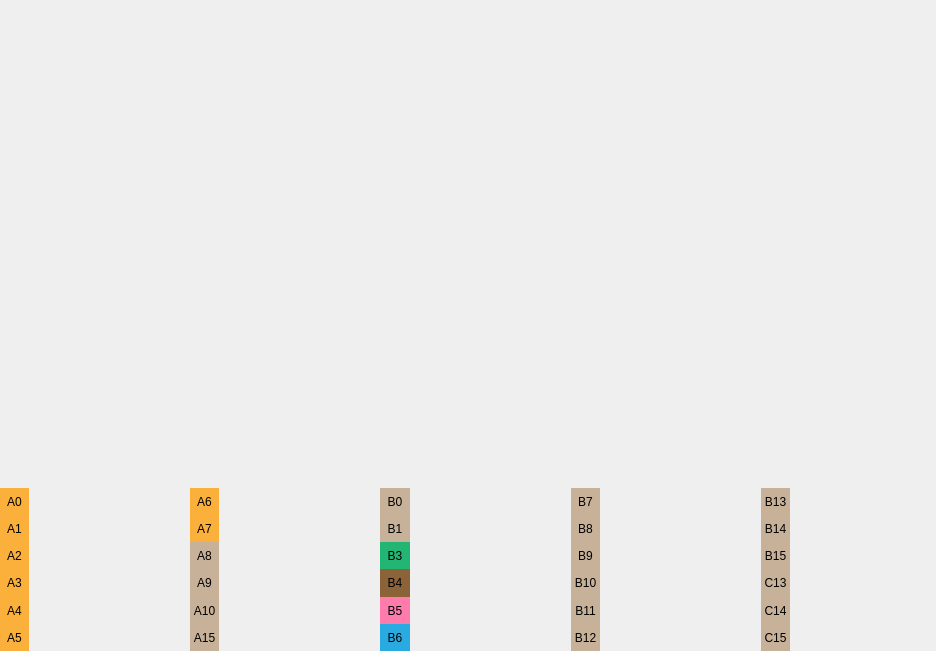
<?xml version="1.0" encoding="UTF-8"?>
<ui version="4.0">
 <class>PinsContrLite</class>
 <widget class="QWidget" name="PinsContrLite">
  <property name="geometry">
   <rect>
    <x>0</x>
    <y>0</y>
    <width>936</width>
    <height>651</height>
   </rect>
  </property>
  <layout class="QVBoxLayout" name="verticalLayout" stretch="11,0,4">
   <property name="spacing">
    <number>0</number>
   </property>
   <property name="leftMargin">
    <number>0</number>
   </property>
   <property name="topMargin">
    <number>0</number>
   </property>
   <property name="rightMargin">
    <number>0</number>
   </property>
   <property name="bottomMargin">
    <number>0</number>
   </property>
   <item>
    <widget class="QLabel" name="label_contrLiteImage">
     <property name="sizePolicy">
      <sizepolicy hsizetype="Ignored" vsizetype="Ignored">
       <horstretch>0</horstretch>
       <verstretch>0</verstretch>
      </sizepolicy>
     </property>
     <property name="text">
      <string notr="true"/>
     </property>
     <property name="pixmap">
      <pixmap resource="../resources.qrc">:/Images/pinout.png</pixmap>
     </property>
     <property name="scaledContents">
      <bool>true</bool>
     </property>
     <property name="alignment">
      <set>Qt::AlignCenter</set>
     </property>
    </widget>
   </item>
   <item>
    <spacer name="verticalSpacer">
     <property name="orientation">
      <enum>Qt::Vertical</enum>
     </property>
     <property name="sizeType">
      <enum>QSizePolicy::Preferred</enum>
     </property>
     <property name="sizeHint" stdset="0">
      <size>
       <width>20</width>
       <height>40</height>
      </size>
     </property>
    </spacer>
   </item>
   <item>
    <layout class="QGridLayout" name="layoutG_pins" rowstretch="1,1,1,1,1,1,0" columnstretch="1,5,0,1,5,0,1,5,0,1,5,0,1,5">
     <property name="rightMargin">
      <number>0</number>
     </property>
     <property name="spacing">
      <number>0</number>
     </property>
     <item row="5" column="0">
      <widget class="QLabel" name="text_6">
       <property name="styleSheet">
        <string notr="true">background-color: rgba(251, 176, 59, 255);
color: rgb(0, 0, 0);</string>
       </property>
       <property name="text">
        <string notr="true">A5</string>
       </property>
       <property name="alignment">
        <set>Qt::AlignCenter</set>
       </property>
      </widget>
     </item>
     <item row="0" column="9">
      <widget class="QLabel" name="text_19">
       <property name="styleSheet">
        <string notr="true">background-color: rgba(199, 178, 153, 255);
color: rgb(0, 0, 0);</string>
       </property>
       <property name="text">
        <string notr="true">B7</string>
       </property>
       <property name="alignment">
        <set>Qt::AlignCenter</set>
       </property>
      </widget>
     </item>
     <item row="2" column="3">
      <widget class="QLabel" name="text_9">
       <property name="styleSheet">
        <string notr="true">background-color: rgba(199, 178, 153, 255);
color: rgb(0, 0, 0);</string>
       </property>
       <property name="text">
        <string notr="true">A8</string>
       </property>
       <property name="alignment">
        <set>Qt::AlignCenter</set>
       </property>
      </widget>
     </item>
     <item row="0" column="11">
      <spacer name="horizontalSpacer_4">
       <property name="orientation">
        <enum>Qt::Horizontal</enum>
       </property>
       <property name="sizeType">
        <enum>QSizePolicy::Fixed</enum>
       </property>
       <property name="sizeHint" stdset="0">
        <size>
         <width>15</width>
         <height>10</height>
        </size>
       </property>
      </spacer>
     </item>
     <item row="0" column="5">
      <spacer name="horizontalSpacer_2">
       <property name="orientation">
        <enum>Qt::Horizontal</enum>
       </property>
       <property name="sizeType">
        <enum>QSizePolicy::Fixed</enum>
       </property>
       <property name="sizeHint" stdset="0">
        <size>
         <width>15</width>
         <height>10</height>
        </size>
       </property>
      </spacer>
     </item>
     <item row="3" column="6">
      <widget class="QLabel" name="text_16">
       <property name="styleSheet">
        <string notr="true">background-color: rgba(140, 98, 57, 255);
color: rgb(0, 0, 0);</string>
       </property>
       <property name="text">
        <string notr="true">B4</string>
       </property>
       <property name="alignment">
        <set>Qt::AlignCenter</set>
       </property>
      </widget>
     </item>
     <item row="5" column="9">
      <widget class="QLabel" name="text_24">
       <property name="styleSheet">
        <string notr="true">background-color: rgba(199, 178, 153, 255);
color: rgb(0, 0, 0);</string>
       </property>
       <property name="text">
        <string notr="true">B12</string>
       </property>
       <property name="alignment">
        <set>Qt::AlignCenter</set>
       </property>
      </widget>
     </item>
     <item row="0" column="8">
      <spacer name="horizontalSpacer_3">
       <property name="orientation">
        <enum>Qt::Horizontal</enum>
       </property>
       <property name="sizeType">
        <enum>QSizePolicy::Fixed</enum>
       </property>
       <property name="sizeHint" stdset="0">
        <size>
         <width>15</width>
         <height>10</height>
        </size>
       </property>
      </spacer>
     </item>
     <item row="5" column="6">
      <widget class="QLabel" name="text_18">
       <property name="styleSheet">
        <string notr="true">background-color: rgba(41, 171, 226, 255);
color: rgb(0, 0, 0);</string>
       </property>
       <property name="text">
        <string notr="true">B6</string>
       </property>
       <property name="alignment">
        <set>Qt::AlignCenter</set>
       </property>
      </widget>
     </item>
     <item row="2" column="6">
      <widget class="QLabel" name="text_15">
       <property name="styleSheet">
        <string notr="true">background-color: rgba(34, 181, 115, 255);
color: rgb(0, 0, 0);</string>
       </property>
       <property name="text">
        <string notr="true">B3</string>
       </property>
       <property name="alignment">
        <set>Qt::AlignCenter</set>
       </property>
      </widget>
     </item>
     <item row="1" column="12">
      <widget class="QLabel" name="text_26">
       <property name="styleSheet">
        <string notr="true">background-color: rgba(199, 178, 153, 255);
color: rgb(0, 0, 0);</string>
       </property>
       <property name="text">
        <string notr="true">B14</string>
       </property>
       <property name="alignment">
        <set>Qt::AlignCenter</set>
       </property>
      </widget>
     </item>
     <item row="1" column="2">
      <spacer name="horizontalSpacer">
       <property name="orientation">
        <enum>Qt::Horizontal</enum>
       </property>
       <property name="sizeType">
        <enum>QSizePolicy::Fixed</enum>
       </property>
       <property name="sizeHint" stdset="0">
        <size>
         <width>15</width>
         <height>10</height>
        </size>
       </property>
      </spacer>
     </item>
     <item row="3" column="12">
      <widget class="QLabel" name="text_28">
       <property name="styleSheet">
        <string notr="true">background-color: rgba(199, 178, 153, 255);
color: rgb(0, 0, 0);</string>
       </property>
       <property name="text">
        <string notr="true">C13</string>
       </property>
       <property name="alignment">
        <set>Qt::AlignCenter</set>
       </property>
      </widget>
     </item>
     <item row="4" column="12">
      <widget class="QLabel" name="text_29">
       <property name="styleSheet">
        <string notr="true">background-color: rgba(199, 178, 153, 255);
color: rgb(0, 0, 0);</string>
       </property>
       <property name="text">
        <string notr="true">C14</string>
       </property>
       <property name="alignment">
        <set>Qt::AlignCenter</set>
       </property>
      </widget>
     </item>
     <item row="1" column="6">
      <widget class="QLabel" name="text_14">
       <property name="styleSheet">
        <string notr="true">background-color: rgba(199, 178, 153, 255);
color: rgb(0, 0, 0);</string>
       </property>
       <property name="text">
        <string notr="true">B1</string>
       </property>
       <property name="alignment">
        <set>Qt::AlignCenter</set>
       </property>
      </widget>
     </item>
     <item row="1" column="9">
      <widget class="QLabel" name="text_20">
       <property name="styleSheet">
        <string notr="true">background-color: rgba(199, 178, 153, 255);
color: rgb(0, 0, 0);</string>
       </property>
       <property name="text">
        <string notr="true">B8</string>
       </property>
       <property name="alignment">
        <set>Qt::AlignCenter</set>
       </property>
      </widget>
     </item>
     <item row="4" column="9">
      <widget class="QLabel" name="text_23">
       <property name="styleSheet">
        <string notr="true">background-color: rgba(199, 178, 153, 255);
color: rgb(0, 0, 0);</string>
       </property>
       <property name="text">
        <string notr="true">B11</string>
       </property>
       <property name="alignment">
        <set>Qt::AlignCenter</set>
       </property>
      </widget>
     </item>
     <item row="0" column="6">
      <widget class="QLabel" name="text_13">
       <property name="styleSheet">
        <string notr="true">background-color: rgba(199, 178, 153, 255);
color: rgb(0, 0, 0);</string>
       </property>
       <property name="text">
        <string notr="true">B0</string>
       </property>
       <property name="alignment">
        <set>Qt::AlignCenter</set>
       </property>
      </widget>
     </item>
     <item row="2" column="0">
      <widget class="QLabel" name="text_3">
       <property name="styleSheet">
        <string notr="true">background-color: rgba(251, 176, 59, 255);
color: rgb(0, 0, 0);</string>
       </property>
       <property name="text">
        <string notr="true">A2</string>
       </property>
       <property name="alignment">
        <set>Qt::AlignCenter</set>
       </property>
      </widget>
     </item>
     <item row="3" column="0">
      <widget class="QLabel" name="text_4">
       <property name="styleSheet">
        <string notr="true">background-color: rgba(251, 176, 59, 255);
color: rgb(0, 0, 0);</string>
       </property>
       <property name="text">
        <string notr="true">A3</string>
       </property>
       <property name="alignment">
        <set>Qt::AlignCenter</set>
       </property>
      </widget>
     </item>
     <item row="0" column="0">
      <widget class="QLabel" name="text">
       <property name="sizePolicy">
        <sizepolicy hsizetype="Minimum" vsizetype="Preferred">
         <horstretch>0</horstretch>
         <verstretch>0</verstretch>
        </sizepolicy>
       </property>
       <property name="styleSheet">
        <string notr="true">background-color: rgba(251, 176, 59, 255);
color: rgb(0, 0, 0);</string>
       </property>
       <property name="text">
        <string notr="true">A0</string>
       </property>
       <property name="alignment">
        <set>Qt::AlignCenter</set>
       </property>
      </widget>
     </item>
     <item row="2" column="9">
      <widget class="QLabel" name="text_21">
       <property name="styleSheet">
        <string notr="true">background-color: rgba(199, 178, 153, 255);
color: rgb(0, 0, 0);</string>
       </property>
       <property name="text">
        <string notr="true">B9</string>
       </property>
       <property name="alignment">
        <set>Qt::AlignCenter</set>
       </property>
      </widget>
     </item>
     <item row="3" column="3">
      <widget class="QLabel" name="text_10">
       <property name="styleSheet">
        <string notr="true">background-color: rgba(199, 178, 153, 255);
color: rgb(0, 0, 0);</string>
       </property>
       <property name="text">
        <string notr="true">A9</string>
       </property>
       <property name="alignment">
        <set>Qt::AlignCenter</set>
       </property>
      </widget>
     </item>
     <item row="0" column="12">
      <widget class="QLabel" name="text_25">
       <property name="styleSheet">
        <string notr="true">background-color: rgba(199, 178, 153, 255);
color: rgb(0, 0, 0);</string>
       </property>
       <property name="text">
        <string notr="true">B13</string>
       </property>
       <property name="alignment">
        <set>Qt::AlignCenter</set>
       </property>
      </widget>
     </item>
     <item row="5" column="12">
      <widget class="QLabel" name="text_30">
       <property name="styleSheet">
        <string notr="true">background-color: rgba(199, 178, 153, 255);
color: rgb(0, 0, 0);</string>
       </property>
       <property name="text">
        <string notr="true">C15</string>
       </property>
       <property name="alignment">
        <set>Qt::AlignCenter</set>
       </property>
      </widget>
     </item>
     <item row="1" column="0">
      <widget class="QLabel" name="text_2">
       <property name="styleSheet">
        <string notr="true">background-color: rgba(251, 176, 59, 255);
color: rgb(0, 0, 0);</string>
       </property>
       <property name="text">
        <string notr="true">A1</string>
       </property>
       <property name="alignment">
        <set>Qt::AlignCenter</set>
       </property>
      </widget>
     </item>
     <item row="4" column="6">
      <widget class="QLabel" name="text_17">
       <property name="styleSheet">
        <string notr="true">background-color: rgba(255, 123, 172, 255);
color: rgb(0, 0, 0);</string>
       </property>
       <property name="text">
        <string notr="true">B5</string>
       </property>
       <property name="alignment">
        <set>Qt::AlignCenter</set>
       </property>
      </widget>
     </item>
     <item row="4" column="0">
      <widget class="QLabel" name="text_5">
       <property name="styleSheet">
        <string notr="true">background-color: rgba(251, 176, 59, 255);
color: rgb(0, 0, 0);</string>
       </property>
       <property name="text">
        <string notr="true">A4</string>
       </property>
       <property name="alignment">
        <set>Qt::AlignCenter</set>
       </property>
      </widget>
     </item>
     <item row="1" column="3">
      <widget class="QLabel" name="text_8">
       <property name="styleSheet">
        <string notr="true">background-color: rgba(251, 176, 59, 255);
color: rgb(0, 0, 0);</string>
       </property>
       <property name="text">
        <string notr="true">A7</string>
       </property>
       <property name="alignment">
        <set>Qt::AlignCenter</set>
       </property>
      </widget>
     </item>
     <item row="5" column="3">
      <widget class="QLabel" name="text_12">
       <property name="styleSheet">
        <string notr="true">background-color: rgba(199, 178, 153, 255);
color: rgb(0, 0, 0);</string>
       </property>
       <property name="text">
        <string notr="true">A15</string>
       </property>
       <property name="alignment">
        <set>Qt::AlignCenter</set>
       </property>
      </widget>
     </item>
     <item row="4" column="3">
      <widget class="QLabel" name="text_11">
       <property name="styleSheet">
        <string notr="true">background-color: rgba(199, 178, 153, 255);
color: rgb(0, 0, 0);</string>
       </property>
       <property name="text">
        <string notr="true">A10</string>
       </property>
       <property name="alignment">
        <set>Qt::AlignCenter</set>
       </property>
      </widget>
     </item>
     <item row="3" column="9">
      <widget class="QLabel" name="text_22">
       <property name="styleSheet">
        <string notr="true">background-color: rgba(199, 178, 153, 255);
color: rgb(0, 0, 0);</string>
       </property>
       <property name="text">
        <string notr="true">B10</string>
       </property>
       <property name="alignment">
        <set>Qt::AlignCenter</set>
       </property>
      </widget>
     </item>
     <item row="0" column="3">
      <widget class="QLabel" name="text_7">
       <property name="styleSheet">
        <string notr="true">background-color: rgba(251, 176, 59, 255);
color: rgb(0, 0, 0);</string>
       </property>
       <property name="text">
        <string notr="true">A6</string>
       </property>
       <property name="alignment">
        <set>Qt::AlignCenter</set>
       </property>
      </widget>
     </item>
     <item row="2" column="12">
      <widget class="QLabel" name="text_27">
       <property name="styleSheet">
        <string notr="true">background-color: rgba(199, 178, 153, 255);
color: rgb(0, 0, 0);</string>
       </property>
       <property name="text">
        <string notr="true">B15</string>
       </property>
       <property name="alignment">
        <set>Qt::AlignCenter</set>
       </property>
      </widget>
     </item>
     <item row="6" column="4">
      <spacer name="horizontalSpacer_5">
       <property name="orientation">
        <enum>Qt::Horizontal</enum>
       </property>
       <property name="sizeType">
        <enum>QSizePolicy::Preferred</enum>
       </property>
       <property name="sizeHint" stdset="0">
        <size>
         <width>0</width>
         <height>0</height>
        </size>
       </property>
      </spacer>
     </item>
     <item row="6" column="7">
      <spacer name="horizontalSpacer_6">
       <property name="orientation">
        <enum>Qt::Horizontal</enum>
       </property>
       <property name="sizeType">
        <enum>QSizePolicy::Preferred</enum>
       </property>
       <property name="sizeHint" stdset="0">
        <size>
         <width>0</width>
         <height>0</height>
        </size>
       </property>
      </spacer>
     </item>
     <item row="6" column="10">
      <spacer name="horizontalSpacer_7">
       <property name="orientation">
        <enum>Qt::Horizontal</enum>
       </property>
       <property name="sizeType">
        <enum>QSizePolicy::Preferred</enum>
       </property>
       <property name="sizeHint" stdset="0">
        <size>
         <width>0</width>
         <height>0</height>
        </size>
       </property>
      </spacer>
     </item>
     <item row="6" column="13">
      <spacer name="horizontalSpacer_8">
       <property name="orientation">
        <enum>Qt::Horizontal</enum>
       </property>
       <property name="sizeType">
        <enum>QSizePolicy::Preferred</enum>
       </property>
       <property name="sizeHint" stdset="0">
        <size>
         <width>0</width>
         <height>0</height>
        </size>
       </property>
      </spacer>
     </item>
     <item row="6" column="1">
      <spacer name="horizontalSpacer_9">
       <property name="orientation">
        <enum>Qt::Horizontal</enum>
       </property>
       <property name="sizeType">
        <enum>QSizePolicy::Preferred</enum>
       </property>
       <property name="sizeHint" stdset="0">
        <size>
         <width>0</width>
         <height>0</height>
        </size>
       </property>
      </spacer>
     </item>
    </layout>
   </item>
  </layout>
 </widget>
 <resources>
  <include location="../resources.qrc"/>
 </resources>
 <connections/>
</ui>
